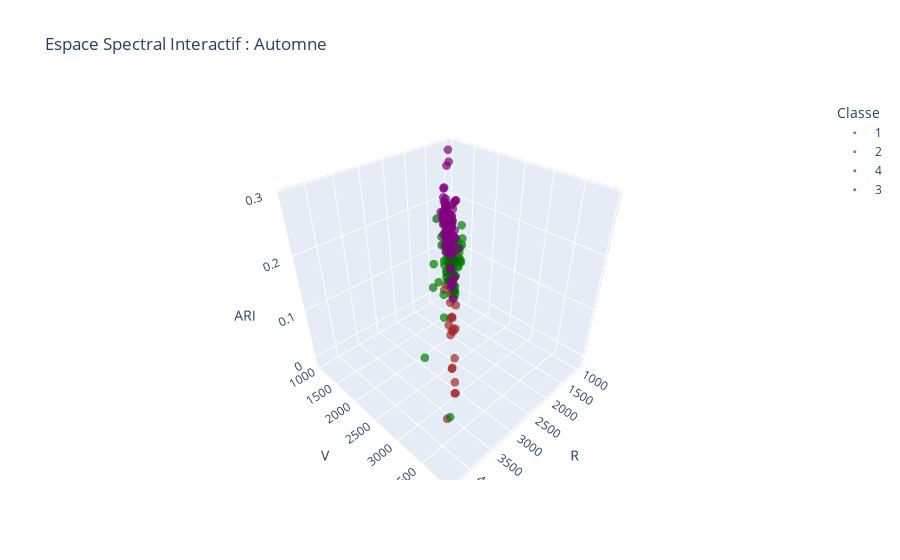
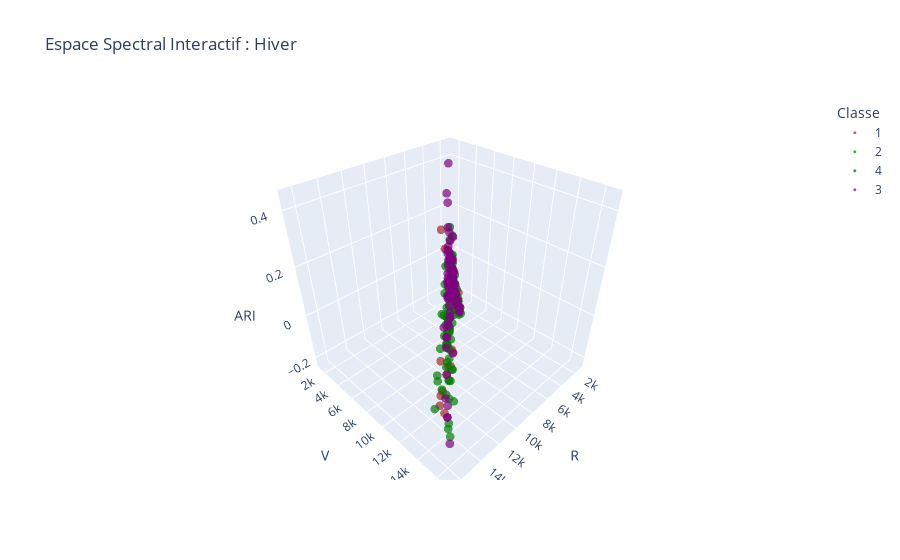
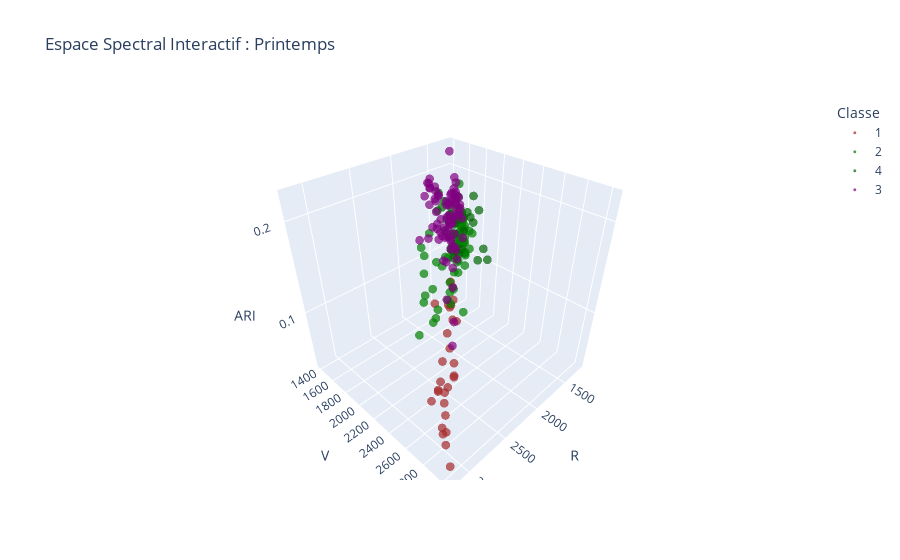
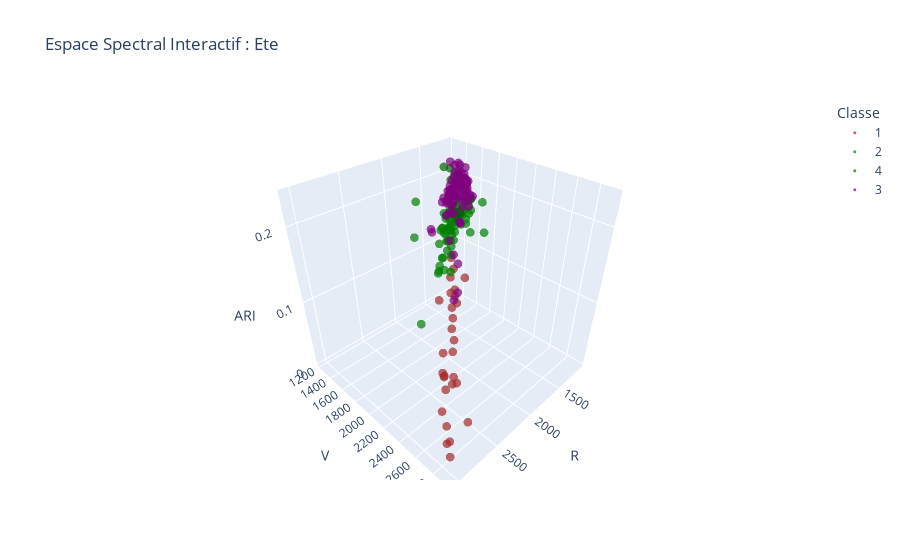

These figures' notebook cell, in order:
### Code cell
import os
import my_function as mf
import importlib
importlib.reload(mf)

# --- 1. On définit les chemins et les bandes (Nécessaire pour créer X et Y) ---
data_dir = '/home/onyxia/work/data/projet_eval'
image_ref = os.path.join(data_dir, 'pyrenees_24-25_B02.tif')
shp_path = os.path.join(data_dir, 'PI_strates_pyrenees_32630.shp')
out_samples = os.path.join(data_dir, 'sample_strata.tif')
nari_path = 'results/ARI_serie_temp.tif'

bands = ['B02', 'B03', 'B04', 'B05', 'B06', 'B07', 'B08', 'B8A', 'B11', 'B12']

print("Récupération des données (X, Y)...")

# --- 2. On CRÉE X et Y (C'est l'étape qui manquait) ---
X, Y, groups = mf.prepare_classification_data(
    base=data_dir, 
    ref=image_ref, 
    shp=shp_path, 
    spl_rst=out_samples, 
    bands=bands, 
    extra=[nari_path]
)

# --- 3. Maintenant, on peut lancer le graphique ---
print("Lancement du graphique 3D...")
mf.plot_seasonal_3d_ari(
    X=X, 
    Y=Y, 
    out_dir='results/figure' 
)
